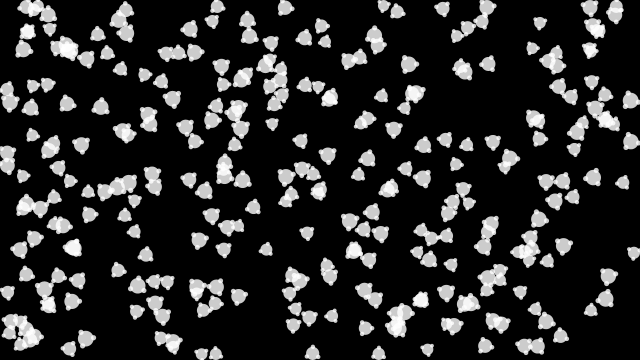
Frame 1 (no input)
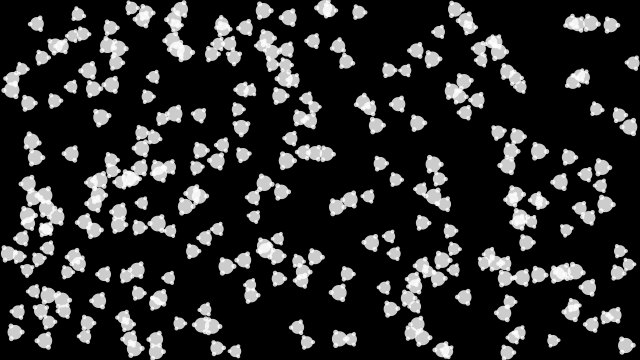
Frame 60 (the mouse pressed at the canvas centre just before this capture)
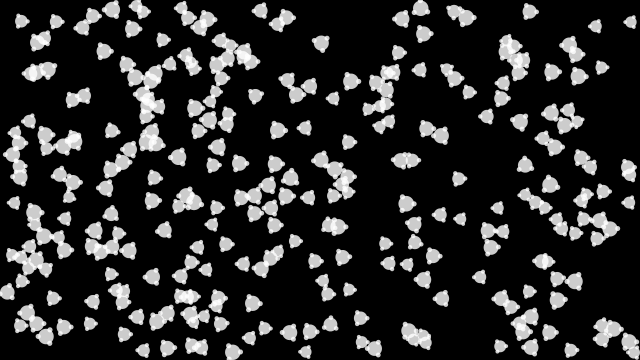
Frame 120 (the mouse held since frame 60 and released just before this capture)

The Processing sketch that drew these frames (run headless with seeded random() and noise(); from frame 60 on, the mouse is pressed at the canvas centre):

// Processing sketch: processing_164099
// ── processing_164099.pde

int numBalls = 300;
float spring = 0.5;
float gravity = 0.00;
float friction = -0.9;
float fr2 = 0.99;
float att_a = 840.0;
float att_r = 16.0;
Ball[] balls = new Ball[numBalls];

void setup() {
  size(640, 360);
  for (int i = 0; i < numBalls; i++) {
    balls[i] = new Ball(random(width), random(height), random(5, 10), i, balls);
    balls[i].impulse(random(50.0)-25.0,random(50.0)-25.0);
  }
  noStroke();
  fill(255, 204);
}

void draw() {
  background(0);
  for (int i = 0; i < numBalls; i++) {
    balls[i].collide();
    balls[i].move();
    balls[i].display();  
  }
}

class Ball {
  
  float x, y;
  float diameter;
  float m;
  float px = 0;
  float py = 0;
  float theta = 1.0 * random(360.0);
  int id;
  Ball[] others;
 
  Ball(float xin, float yin, float min, int idin, Ball[] oin) {
    x = xin;
    y = yin;
    m = min;
    diameter = 5 * sqrt(m);
    id = idin;
    others = oin;
  } 
  
  void collide() {
    for (int i = id + 1; i < numBalls; i++) {
      float dx = others[i].x - x;
      float dy = others[i].y - y;
      float distance = sqrt(dx*dx + dy*dy);
      float minDist = others[i].diameter/2 + diameter/2;
      if (distance < minDist) { 
        float angle = atan2(dy, dx);
        float targetX = x + cos(angle) * minDist;
        float targetY = y + sin(angle) * minDist;
        float Fx = (targetX - others[i].x) * spring;
        float Fy = (targetY - others[i].y) * spring;
        px -= Fx;
        py -= Fy;
        others[i].px += Fx;
        others[i].py += Fy;
        px = fr2 * (px-others[i].px) + others[i].px;
        py = fr2 * (py-others[i].py) + others[i].py;
      }
      if (distance < minDist * 1.5) {
        float angle = atan2(dy, dx);
        float a_1 = theta - angle;
        float a_2 = others[i].theta - (angle-180);
        float U = (cos(3*a_1*PI/180) + 1) * (cos(3*a_2*PI/180) + 1);
        float gradU1 = -3 * sin(3*a_1*PI/180) * (cos(3*a_2*PI/180)+1);
        float gradU2 = -3 * sin(3*a_2*PI/180) * (cos(3*a_1*PI/180)+1);
        theta += gradU1 * att_a / (m * distance + 490);
        others[i].theta += gradU2 * att_a / (others[i].m * distance + 490);
        float F_att = att_r * U / (distance*distance + 36);
        float Fx = cos(angle) * F_att;
        float Fy = sin(angle) * F_att;
        px += Fx;
        py += Fy;
        others[i].px -= Fx;
        others[i].py -= Fy;
      }
      
      impulse( 0.05 * (1-fr2) * rndQ(), 0.05 * (1-fr2) * rndQ() );
    }   
  }
  
  void move() {
    py += gravity*m;
    x += px/m;
    y += py/m;
    if (x + diameter/2 > width) {
      x = width - diameter/2;
      px *= friction; 
    }
    else if (x - diameter/2 < 0) {
      x = diameter/2;
      px *= friction;
    }
    if (y + diameter/2 > height) {
      y = height - diameter/2;
      py *= friction; 
    } 
    else if (y - diameter/2 < 0) {
      y = diameter/2;
      py *= friction;
    }
  }
  
  void impulse(float i_x, float i_y) {
    px += i_x;
    py += i_y;
  }
  
  float rndQ() {
    return 0.02*random(100)-1.0;
  }
  
  void display() {
    ellipse(x, y, diameter, diameter);
    ellipse(x + diameter * cos(theta * PI/180)/2, y + diameter * sin(theta * PI/180)/2, diameter/3, diameter/3);
    ellipse(x + diameter * cos((theta+120) * PI/180)/2, y + diameter * sin((theta+120) * PI/180)/2, diameter/3, diameter/3);
    ellipse(x + diameter * cos((theta-120) * PI/180)/2, y + diameter * sin((theta-120) * PI/180)/2, diameter/3, diameter/3);
  }
}
